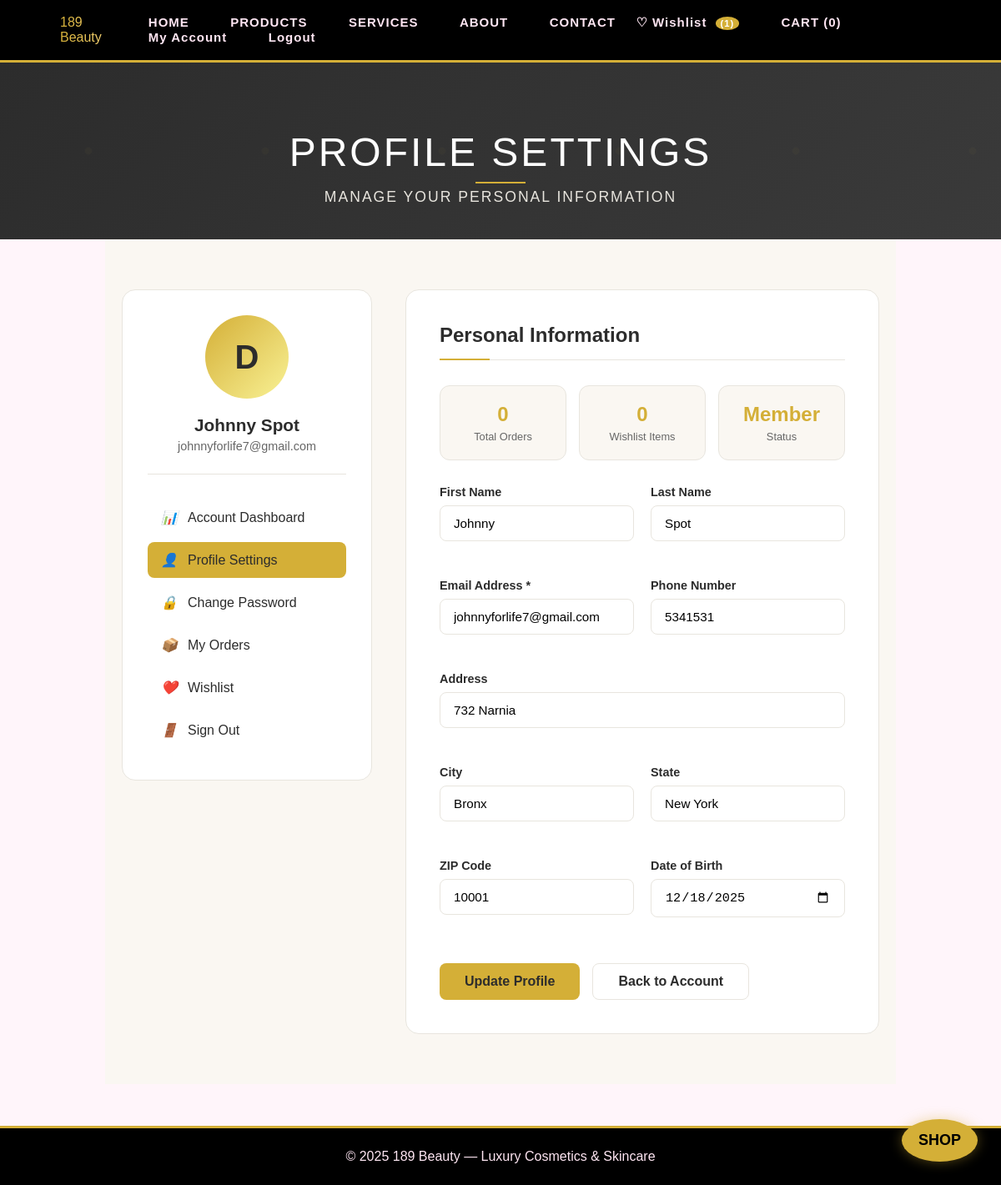
Screenshot of /profile.php (signed in) with the database file from the repository.
### tables this page shows
CREATE TABLE `users` (
  `id` int(11) NOT NULL,
  `username` varchar(255) DEFAULT NULL,
  `email` varchar(255) DEFAULT NULL,
  `password` varchar(255) DEFAULT NULL,
  `cart_data` text DEFAULT NULL,
  `wishlist_data` text DEFAULT NULL,
  `first_name` varchar(100) DEFAULT NULL,
  `last_name` varchar(100) DEFAULT NULL,
  `phone` varchar(20) DEFAULT NULL,
  `address` text DEFAULT NULL,
  `city` varchar(100) DEFAULT NULL,
  `state` varchar(50) DEFAULT NULL,
  `zip_code` varchar(20) DEFAULT NULL,
  `date_of_birth` date DEFAULT NULL,
  `created_at` timestamp NOT NULL DEFAULT current_timestamp(),
  `updated_at` timestamp NOT NULL DEFAULT current_timestamp() ON UPDATE current_timestamp(),
  `email_notifications` tinyint(1) DEFAULT 1,
  `order_updates` tinyint(1) DEFAULT 1,
  `promotional_emails` tinyint(1) DEFAULT 1,
  `notification_updated_at` timestamp NULL DEFAULT NULL,
  `verification_token` varchar(64) DEFAULT NULL,
  `verification_expires` datetime DEFAULT NULL,
  `is_verified` tinyint(1) DEFAULT 0,
  `reset_token` varchar(64) DEFAULT NULL,
  `reset_expires` datetime DEFAULT NULL
);

### profile.php (the view, shortened to what this page needs)
<?php
include 'includes/header.php';
include 'includes/db.php';
$user_id = $_SESSION['user_id'];
$stmt = $conn->prepare("SELECT username, email, first_name, last_name, phone, address, city, state, zip_code, date_of_birth FROM users WHERE id = ?");
$stmt->bind_param("i", $user_id);
$stmt->execute();
$result = $stmt->get_result();
$user = $result->fetch_assoc();
?>
<!DOCTYPE html>
<html lang="en">
<head>
</head>
<body>
    <section class="profile-hero">
        <div class="hero-content">
            <h1 class="profile-title">PROFILE SETTINGS</h1>
            <p class="profile-subtitle">MANAGE YOUR PERSONAL INFORMATION</p>
        </div>
    </section>
    <section class="profile-container">
        <div class="profile-grid">
            <div class="profile-sidebar">
                <div class="user-info-sidebar">
                    <div class="user-avatar-large">
                        <?= strtoupper(substr($user['username'] ?? 'U', 0, 1)) ?>
                    </div>
                    <h3 class="user-name-sidebar"><?= htmlspecialchars($user['first_name'] && $user['last_name'] ? $user['first_name'] . ' ' . $user['last_name'] : ($user['username'] ?? 'User')) ?></h3>
                    <p class="user-email-sidebar"><?= htmlspecialchars($user['email'] ?? '') ?></p>
                </div>
                <nav class="sidebar-nav">
                    <a href="account.php" class="nav-item">
                        <i>📊</i> Account Dashboard
                    </a>
                    <a href="profile.php" class="nav-item active">
                        <i>👤</i> Profile Settings
                    </a>
                    <a href="change-password.php" class="nav-item">
                        <i>🔒</i> Change Password
                    </a>
                    <a href="orders.php" class="nav-item">
                        <i>📦</i> My Orders
                    </a>
                    <a href="wishlist.php" class="nav-item">
                        <i>❤️</i> Wishlist
                    </a>
                    <a href="logout.php" class="nav-item">
                        <i>🚪</i> Sign Out
                    </a>
                </nav>
            </div>
            <div class="profile-content">
                <h2 class="section-title">Personal Information</h2>
                <div class="profile-stats">
                    <div class="stat-card">
                        <div class="stat-number">0</div>
                        <div class="stat-label">Total Orders</div>
                    </div>
                    <div class="stat-card">
                        <div class="stat-number">0</div>
                        <div class="stat-label">Wishlist Items</div>
                    </div>
                    <div class="stat-card">
                        <div class="stat-number">Member</div>
                        <div class="stat-label">Status</div>
                    </div>
                </div>
                <form method="POST">
                    <div class="form-grid">
                        <div class="form-group">
                            <label for="first_name" class="form-label">First Name</label>
                            <input type="text" name="first_name" id="first_name" class="form-input"
                                   value="<?= htmlspecialchars($user['first_name'] ?? '') ?>">
                        </div>
                        <div class="form-group">
                            <label for="last_name" class="form-label">Last Name</label>
                            <input type="text" name="last_name" id="last_name" class="form-input"
                                   value="<?= htmlspecialchars($user['last_name'] ?? '') ?>">
                        </div>
                        <div class="form-group">
                            <label for="email" class="form-label">Email Address *</label>
                            <input type="email" name="email" id="email" class="form-input" required
                                   value="<?= htmlspecialchars($user['email'] ?? '') ?>">
                        </div>
                        <div class="form-group">
                            <label for="phone" class="form-label">Phone Number</label>
                            <input type="tel" name="phone" id="phone" class="form-input"
                                   value="<?= htmlspecialchars($user['phone'] ?? '') ?>">
                        </div>
                        <div class="form-group full-width">
                            <label for="address" class="form-label">Address</label>
                            <input type="text" name="address" id="address" class="form-input"
                                   value="<?= htmlspecialchars($user['address'] ?? '') ?>">
                        </div>
                        <div class="form-group">
                            <label for="city" class="form-label">City</label>
                            <input type="text" name="city" id="city" class="form-input"
                                   value="<?= htmlspecialchars($user['city'] ?? '') ?>">
                        </div>
                        <div class="form-group">
                            <label for="state" class="form-label">State</label>
                            <input type="text" name="state" id="state" class="form-input"
                                   value="<?= htmlspecialchars($user['state'] ?? '') ?>">
                        </div>
                        <div class="form-group">
                            <label for="zip_code" class="form-label">ZIP Code</label>
                            <input type="text" name="zip_code" id="zip_code" class="form-input"
                                   value="<?= htmlspecialchars($user['zip_code'] ?? '') ?>">
                        </div>
                        <div class="form-group">
                            <label for="date_of_birth" class="form-label">Date of Birth</label>
                            <input type="date" name="date_of_birth" id="date_of_birth" class="form-input"
                                   value="<?= htmlspecialchars($user['date_of_birth'] ?? '') ?>">
                        </div>
                    </div>
                    <div style="display: flex; gap: 15px; margin-top: 30px;">
                        <button type="submit" class="btn">Update Profile</button>
                        <a href="account.php" class="btn btn-secondary">Back to Account</a>
                    </div>
                </form>
            </div>
        </div>
    </section>
    <?php include 'includes/footer.php'; ?>
</body>
</html>

### css/style.css (style rules this page uses)
* { margin: 0; padding: 0; box-sizing: border-box; }
body { font-family: 'Poppins', sans-serif; background: #fff5fa; color: #000; overflow-x: hidden; }
.fade-in { animation: fadeIn 1s ease-in forwards; }
html { height: 100%; }
body { min-height: 100vh; display: flex; flex-direction: column; }

### profile.php (style rules this page uses)
:root { --primary-gold: #D4AF37; --dark-charcoal: #2C2C2C; --soft-cream: #FAF7F2; --warm-gray: #E8E5DE; --transition: all 0.3s cubic-bezier(0.25, 0.46, 0.45, 0.94); --shadow-glow: 0 8px 32px rgba(212, 175, 55, 0.15); }
.profile-hero { background: linear-gradient(135deg, var(--dark-charcoal) 0%, #3A3A3A 100%); padding: 80px 0 40px; text-align: center; position: relative; overflow: hidden; }
.profile-hero::before { content: ''; position: absolute; top: 0; left: 0; right: 0; bottom: 0; animation: float 20s infinite linear; }
.profile-title { font-size: 3rem; font-weight: 300; letter-spacing: 3px; margin-bottom: 1rem; color: white; position: relative; display: inline-block; }
.profile-title::after { content: ''; position: absolute; bottom: -10px; left: 50%; transform: translateX(-50%); width: 60px; height: 2px; background: var(--primary-gold); }
.profile-subtitle { font-size: 1.1rem; color: var(--warm-gray); font-weight: 300; letter-spacing: 2px; }
.profile-container { max-width: 1200px; margin: 0 auto; padding: 60px 20px; background: var(--soft-cream); min-height: 80vh; }
.profile-grid { display: grid; grid-template-columns: 300px 1fr; gap: 40px; }
.profile-sidebar { background: white; border-radius: 16px; padding: 30px; border: 1px solid var(--warm-gray); height: fit-content; position: sticky; top: 20px; }
.user-avatar-large { width: 100px; height: 100px; background: linear-gradient(135deg, var(--primary-gold), #f9f295); border-radius: 50%; margin: 0 auto 20px; display: flex; align-items: center; justify-content: center; font-size: 2.5rem; color: var(--dark-charcoal); font-weight: bold; }
.user-info-sidebar { text-align: center; margin-bottom: 30px; padding-bottom: 25px; border-bottom: 1px solid var(--warm-gray); }
.user-name-sidebar { font-size: 1.3rem; font-weight: 600; color: var(--dark-charcoal); margin-bottom: 5px; }
.user-email-sidebar { color: #666; font-size: 0.9rem; }
.sidebar-nav { list-style: none; padding: 0; margin: 0; }
.nav-item { display: flex; align-items: center; gap: 12px; padding: 12px 16px; color: var(--dark-charcoal); text-decoration: none; border-radius: 8px; transition: var(--transition); font-weight: 500; margin-bottom: 8px; }
.nav-item:hover, .nav-item.active { background: var(--primary-gold); color: var(--dark-charcoal); }
.profile-content { background: white; border-radius: 16px; padding: 40px; border: 1px solid var(--warm-gray); }
.section-title { font-size: 1.5rem; font-weight: 600; color: var(--dark-charcoal); margin-bottom: 30px; padding-bottom: 15px; border-bottom: 1px solid var(--warm-gray); position: relative; }
.section-title::after { content: ''; position: absolute; bottom: -1px; left: 0; width: 60px; height: 2px; background: var(--primary-gold); }
.form-grid { display: grid; grid-template-columns: 1fr 1fr; gap: 20px; }
.form-group { margin-bottom: 25px; }
.form-group.full-width { grid-column: 1 / -1; }
.form-label { display: block; margin-bottom: 8px; font-weight: 600; color: var(--dark-charcoal); font-size: 0.9rem; }
.form-input { width: 100%; padding: 12px 16px; border: 1px solid var(--warm-gray); border-radius: 8px; font-size: 0.95rem; transition: var(--transition); background: white; }
.btn { background: var(--primary-gold); color: var(--dark-charcoal); border: none; padding: 12px 30px; border-radius: 8px; font-size: 1rem; font-weight: 600; cursor: pointer; transition: var(--transition); text-decoration: none; display: inline-block; text-align: center; }
.btn-secondary { background: transparent; border: 1px solid var(--warm-gray); color: var(--dark-charcoal); }
.profile-stats { display: grid; grid-template-columns: repeat(3, 1fr); gap: 15px; margin-bottom: 30px; }
.stat-card { background: var(--soft-cream); padding: 20px; border-radius: 12px; text-align: center; border: 1px solid var(--warm-gray); }
.stat-number { font-size: 1.5rem; font-weight: 700; color: var(--primary-gold); margin-bottom: 5px; }
.stat-label { color: #666; font-size: 0.8rem; font-weight: 500; }

### rows the page displays
users: username "D", first_name+last_name "Johnny Spot", email "johnnyforlife7@gmail.com", first_name "Johnny", last_name "Spot", phone "5341531", address "732 Narnia", city "Bronx", state "New York", zip_code "10001", date_of_birth "12/18/2025"

### other values shown
count($_SESSION['wishlist']) "1"
count($_SESSION['cart']) "0"
